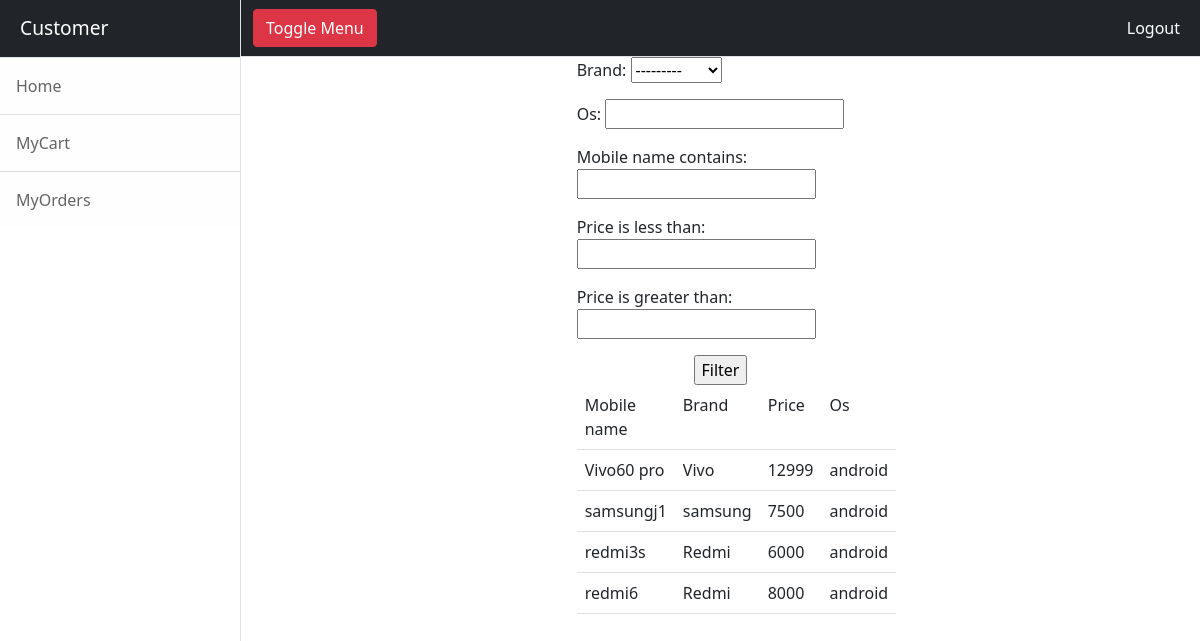
/customer/products/find, run on the app's committed database.
### owner/models.py (models this page shows, shortened)
class Mobile(models.Model):
    mobile_name=models.CharField(max_length=100,unique=True)
    brand=models.ForeignKey(Brand,on_delete=models.CASCADE,null=True)
    price=models.IntegerField(blank=False)
    memory=models.CharField(max_length=120)
    os=models.CharField(max_length=120)
    specs=models.CharField(max_length=120)
    image=models.ImageField(upload_to="images")

class Brand(models.Model):
    brand_name=models.CharField(max_length=120,unique=True)
    def __str__(self):
        return self.brand_name

### customer/views.py (the view)
# urls.py: path("products/find",views.MobileFilterView.as_view(),name="findmobiles"),
class MobileFilterView(TemplateView):
    template_name = "search.html"
    def get(self, request, *args, **kwargs):
        form=MobileFilter(request.GET,queryset=Mobile.objects.all())
        return render(request,self.template_name,{"filter":form})

### customer/templates/search.html (shortened to what this page needs)
<!DOCTYPE html>
{%extends 'base.html'%}
{%block body_block%}
<div class="container-fluid">
    <div class="row">
        <div class="col-4"></div>
        <div class="col-4">
            <form action="" method="GET">
                {{filter.form.as_p}}
                <div class="text-center">
                    <input type="submit" value="Filter">
                </div>
            </form>
        </div>
        <div class="col-4"></div>
    </div>
    <div class="row">
        <div class="col-4"></div>
        <div class="col-4">
            <table class="table">
                <tr>
                    <td>Mobile name</td>
                    <td>Brand</td>
                    <td>Price</td>
                    <td>Os</td>
                </tr>
                {%for mobile in filter.qs%}
                <tr>
                    <td>{{mobile.mobile_name}}</td>
                    <td>{{mobile.brand}}</td>
                    <td>{{mobile.price}}</td>
                    <td>{{mobile.os}}</td>
                </tr>
            {%endfor%}
            </table>
        </div>
        <div class="col-4"></div>
    </div>
</div>
{%endblock%}

### data on the page
Mobile: mobile_name "Vivo60 pro", brand "Vivo", price "12999", os "android"
Mobile: mobile_name "samsungj1", brand "samsung", price "7500", os "android"
Mobile: mobile_name "redmi3s", brand "Redmi", price "6000", os "android"
Mobile: mobile_name "redmi6", brand "Redmi", price "8000", os "android"
